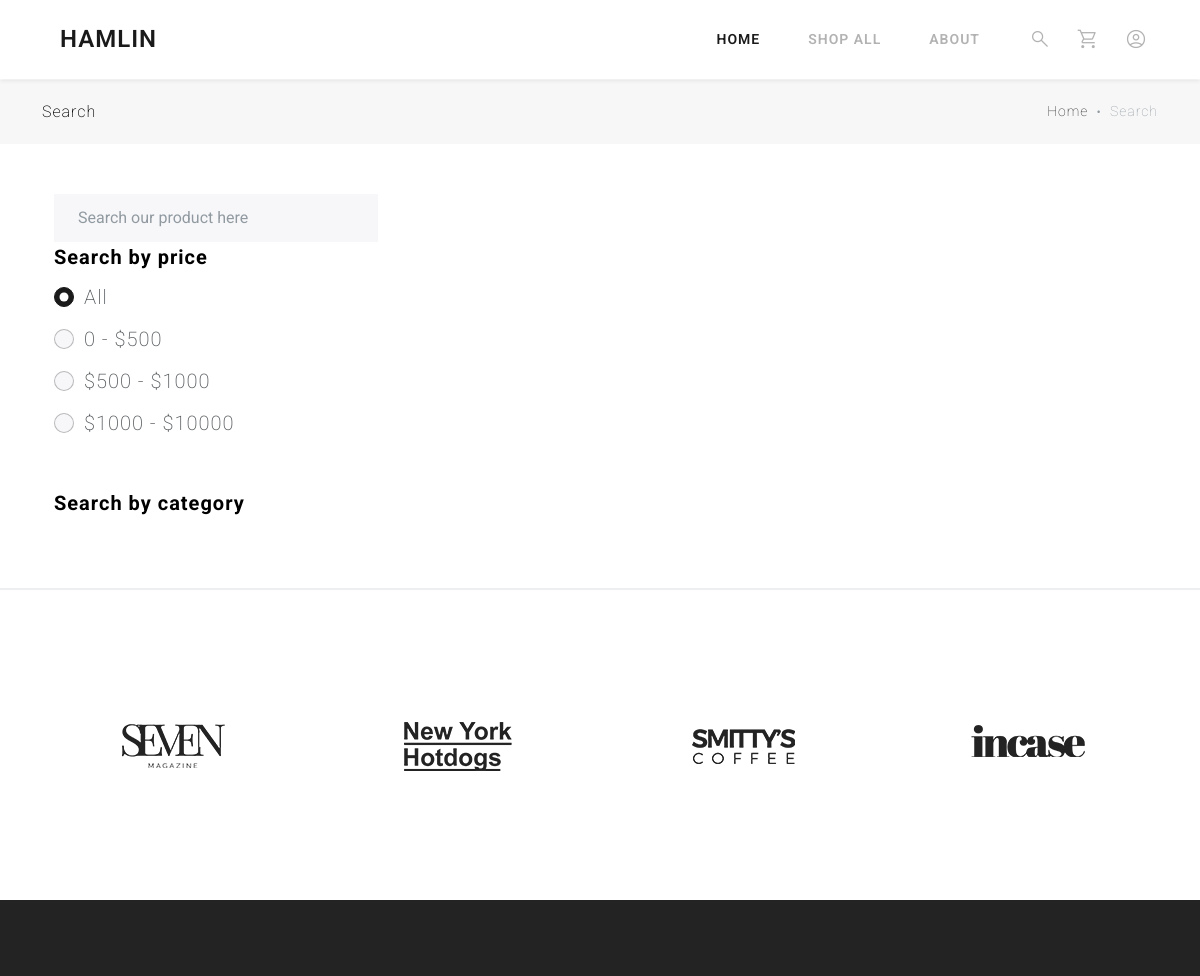
Before: /Search (upper part) with the older database file.
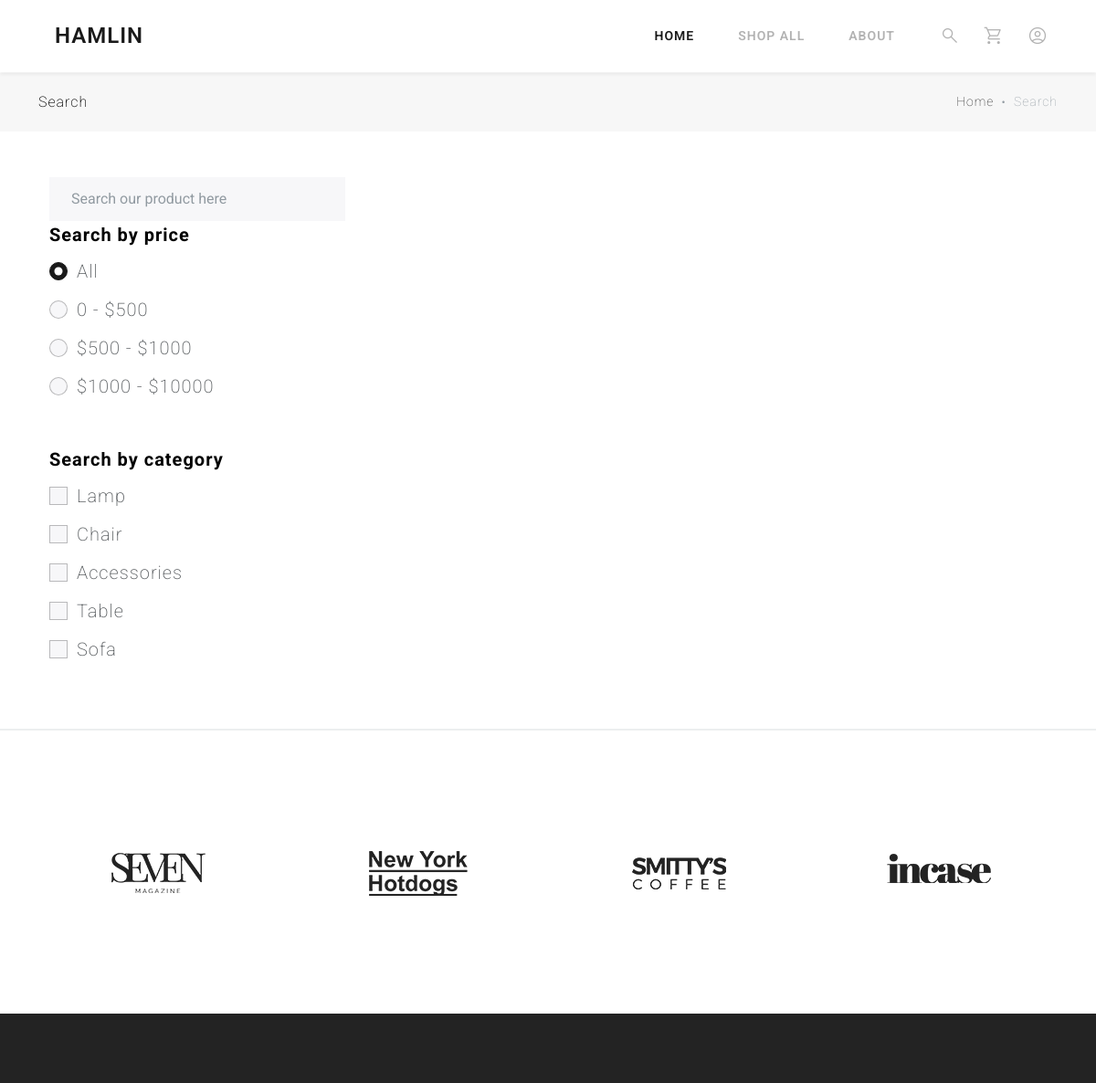
After: the same page with the newer database file.
### tables this page shows
CREATE TABLE `tbl_category` (
  `category_id` int(2) NOT NULL,
  `category_name` varchar(20) NOT NULL,
  `status` bit(1) NOT NULL
);

### modules/Controller.php (called while the page is built, shortened)
<?php
class Controller
{
    public function view($view, $data = [])
    {
        require_once './views/' . $view . '.php';
    }
}

### controllers/Search.php (called while the page is built, shortened)
<?php
class Search extends Controller
{
    public function __construct()
    {
        $this->CategoryModel = $this->model('CategoryModel');
    }
    public function index()
    {
        $category = $this->CategoryModel->getCategoryList();
        $number = 1;
        $this->view('search', ['cate' => $category, 'number' => $number]);
    }
}

### modules/App.php (called while the page is built, shortened)
<?php
class App{
    protected $action = 'index';
    public function __construct()
    {
        $url = $this->urlProcess();
        if(isset($url[0])){
            unset($url[0]);
        }
        $this->controller = new $this->controller;
        $this->params = $url ? array_values($url) : [];
        call_user_func_array([$this->controller,$this->action], $this->params);
    }
    public function urlProcess(){
        if(isset($_GET['url'])){
            $url = rtrim($_GET['url'],'/');
            $filter = filter_var($url);
            return explode('/',$filter);
        }
    }
}
?>

### modules/requires.php (called while the page is built, shortened)
<?php
require_once './modules/App.php';
require_once './modules/Controller.php';
$init = new App();
?>

### index.php (called while the page is built, shortened)
<?php
    require_once "./modules/requires.php";
?>

### modules/db_module.php (called while the page is built, shortened)
<?php
function chayTruyVanTraVeDL($link, $q)
{
    $result = mysqli_query($link, $q);
    $data = null;
    if ($result->num_rows > 0) {
        while ($row = $result->fetch_assoc()) {
            $data[] = $row;
        }
        return $data;
    }
}

### models/CategoryModel.php (called while the page is built, shortened)
<?php
class CategoryModel
{
    public function getCategoryList()
    {
        $link = null;
        $result = chayTruyVanTraVeDL($link, "SELECT * FROM tbl_category WHERE status = '1'");
        $data = $result;
        return $data;
    }
}

### views/search.php (the view, shortened to what the changed rows need)
<html lang="en">
<?php
require_once APPROOT . '/views/includes/head.php';
?>
<body>
    <div class="container-fluid p-0">
        <section>
            <div class="container">
                <div class="row g-0" style="margin-top: 50px;">
                    <form class="col-12 col-lg-4 flex-lg-column row" id="search-form">
                        <div class="col-6 col-lg-12" id="cate-checkbox">
                            <?php if (!empty($data['cate'])) :
                                $i = 0;
                                foreach ($data['cate'] as $cate) : extract($cate); ?>
                                    <div class="form-check">
                                        <input class="form-check-input" type="checkbox" value="<?= $category_id ?>" id="flexCheck<?= $i ?>" name="category">
                                        <label class="form-check-label" for="flexCheck<?= $i ?>">
                                            <?= $category_name ?>
                                        </label>
                                    </div>
                            <?php $i++;
                                endforeach;
                            endif; ?>
                        </div>
                    </form>
                </div>
            </div>
        </section>
    </div>
</body>
</html>

Changed rows visible on the page:
now on this page (row edited): tbl_category: category_name "Lamp"
added tbl_category: category_name "Chair"
added tbl_category: category_name "Accessories"
added tbl_category: category_name "Table"
added tbl_category: category_name "Sofa"
